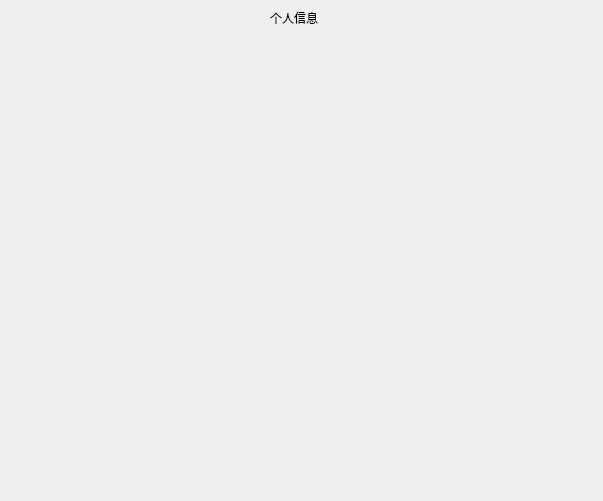
<?xml version="1.0" encoding="UTF-8"?>
<ui version="4.0">
 <class>Dialog</class>
 <widget class="QDialog" name="Dialog">
  <property name="geometry">
   <rect>
    <x>0</x>
    <y>0</y>
    <width>603</width>
    <height>501</height>
   </rect>
  </property>
  <property name="minimumSize">
   <size>
    <width>603</width>
    <height>501</height>
   </size>
  </property>
  <property name="maximumSize">
   <size>
    <width>603</width>
    <height>501</height>
   </size>
  </property>
  <property name="windowTitle">
   <string>Dialog</string>
  </property>
  <widget class="QLabel" name="showSelfInform">
   <property name="geometry">
    <rect>
     <x>31</x>
     <y>54</y>
     <width>541</width>
     <height>421</height>
    </rect>
   </property>
   <property name="text">
    <string/>
   </property>
  </widget>
  <widget class="QLabel" name="topPrompt">
   <property name="geometry">
    <rect>
     <x>270</x>
     <y>10</y>
     <width>72</width>
     <height>15</height>
    </rect>
   </property>
   <property name="text">
    <string>个人信息</string>
   </property>
  </widget>
 </widget>
 <resources/>
 <connections/>
</ui>
